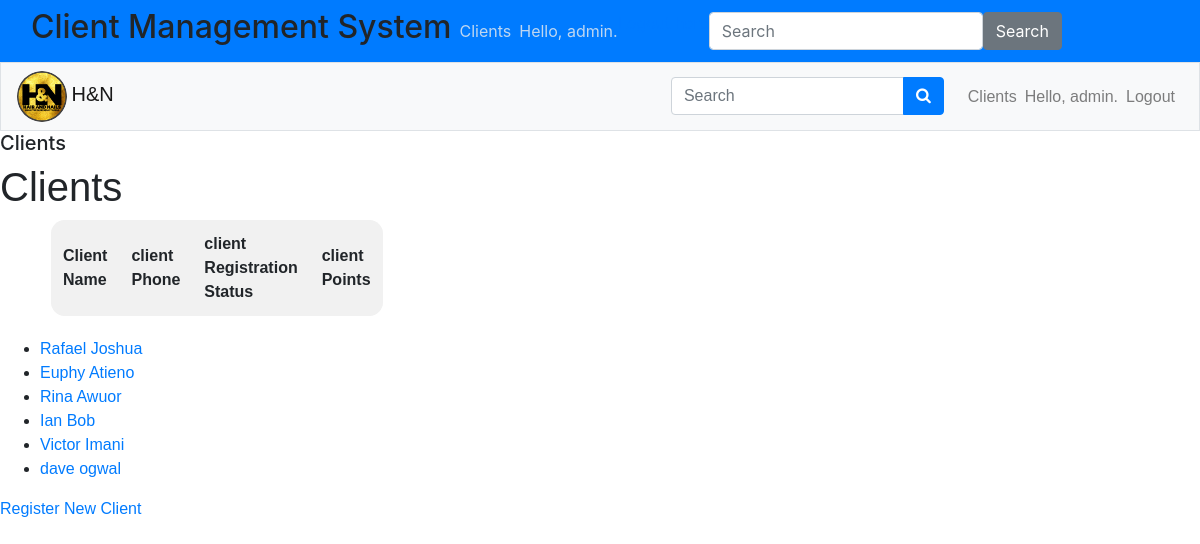
Before: /users/clients/ (signed in) with the older database file.
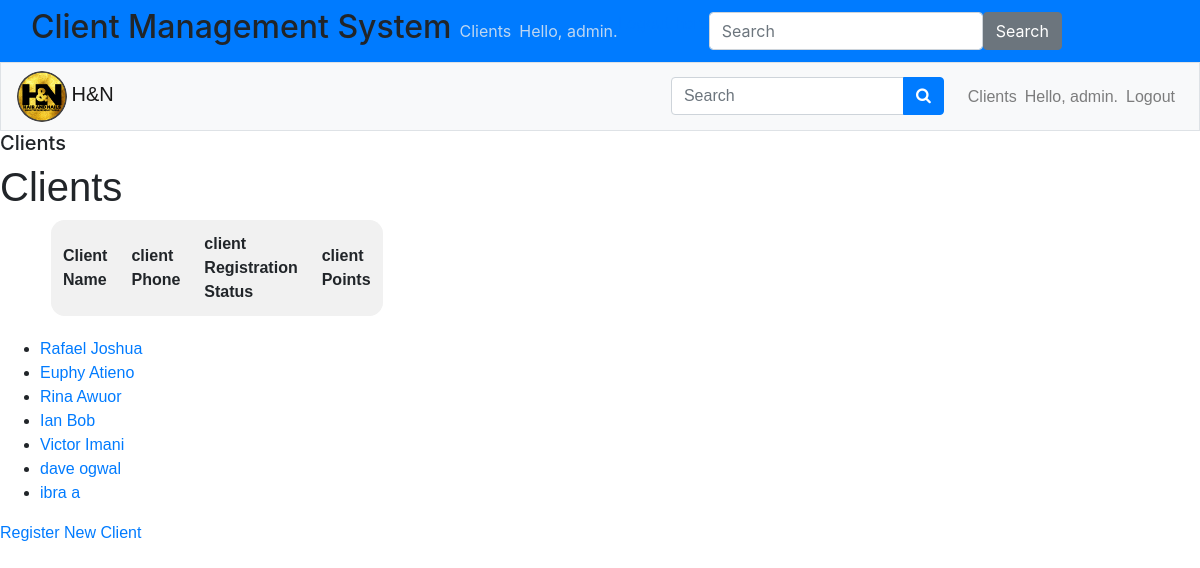
After: the same page with the newer database file.
### users/models.py (models this page shows, shortened)
class Client(models.Model):
    first_name = models.CharField(max_length=100)
    second_name = models.CharField(max_length=100)
    email = models.EmailField(unique=True)
    phone = models.CharField(max_length=15, unique=True)
    points = models.IntegerField(default=0)
    referral_points = models.IntegerField(default=0)
    date_of_birth = models.DateField(null=True, blank=True)
    birthday_points = models.IntegerField(default=0)
    referred_by = models.ForeignKey('self', null=True, blank=True, on_delete=models.SET_NULL)
    card_paid = models.BooleanField(default=False)
    card_issued = models.BooleanField(default=False)

### users/views.py (the view)
# urls.py: path('clients/', views.client_list, name='client_list'),
@login_required
def client_list(request):
    clients = Client.objects.all()
    context = {'clients': clients}
    return render(request, 'users/client_list.html', context)

### users/templates/users/client_list.html (shortened to what this page needs)
<!DOCTYPE html>
<html lang="en">
<head>
    {% extends 'users/base.html' %}
{% block header %}
<h5>Clients</h5>
{% endblock header %}
{% block content %}
<h1>Clients</h1>
<table class="time-table">
    <thead>
        <tr>
            <th>Client Name</th>
            <th>client Phone</th>
            <th>client Registration Status</th>
            <th>client Points</th>
        </tr>
    </thead>
</table>
<ul>
    {% for client in clients %}
        <li>
            <a href="{% url 'users:client_detail' client.id %}">{{ client.first_name }} {{ client.second_name }}</a>
        </li>
    {% endfor %}
</ul>
<a href="{% url 'users:register_client' %}">Register New Client</a>
{% endblock content %}

Changed rows visible on the page:
added Client: first_name "ibra", second_name "a"
